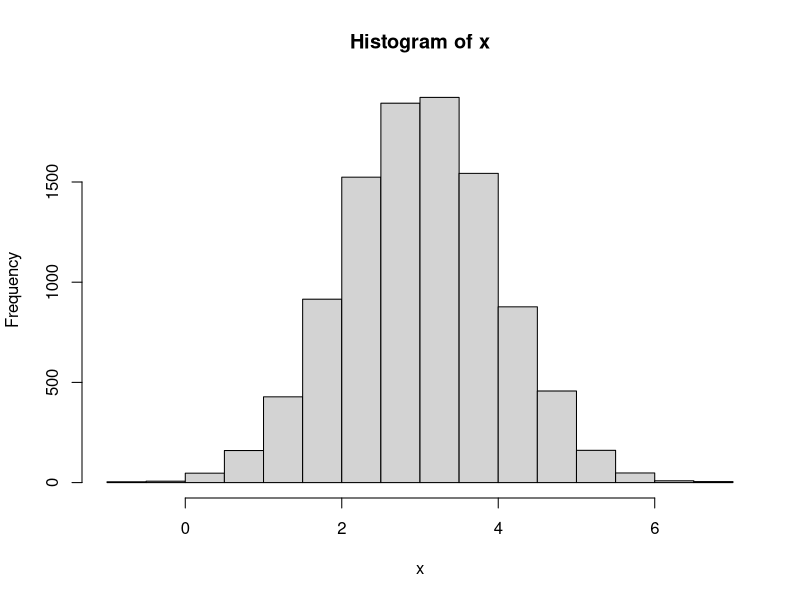
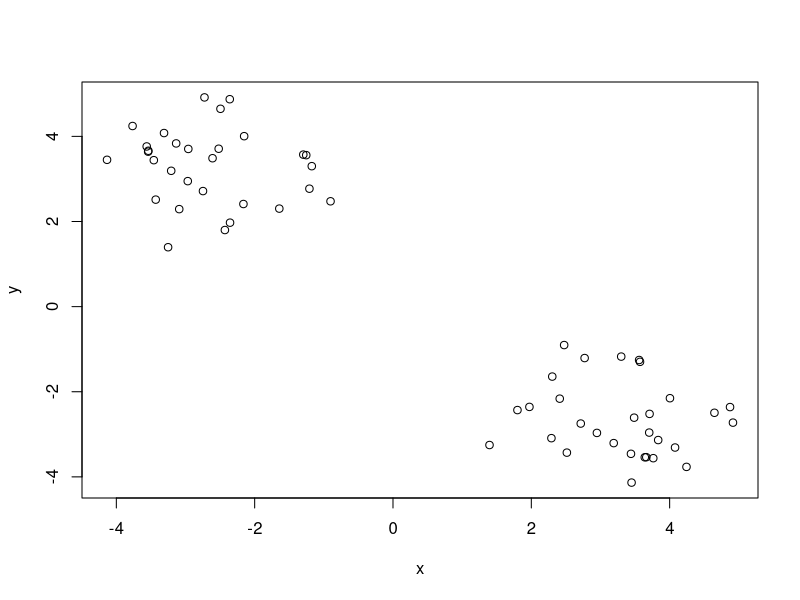

Recreate these plots in R, in order.
## ---- chunk 1
x <- rnorm(10000, mean=3)
hist(x)
## ---- chunk 2
tmp <- c(rnorm(30, mean=3), rnorm(30,mean=-3))
x <- cbind(x=tmp, y=rev(tmp))
x
## ---- chunk 3
plot(x)
## ---- chunk 4
k <- kmeans(x, centers=2, nstart=20)
k
## ---- chunk 5
k$size
## ---- chunk 6
k$cluster
## ---- chunk 7
k$centers
